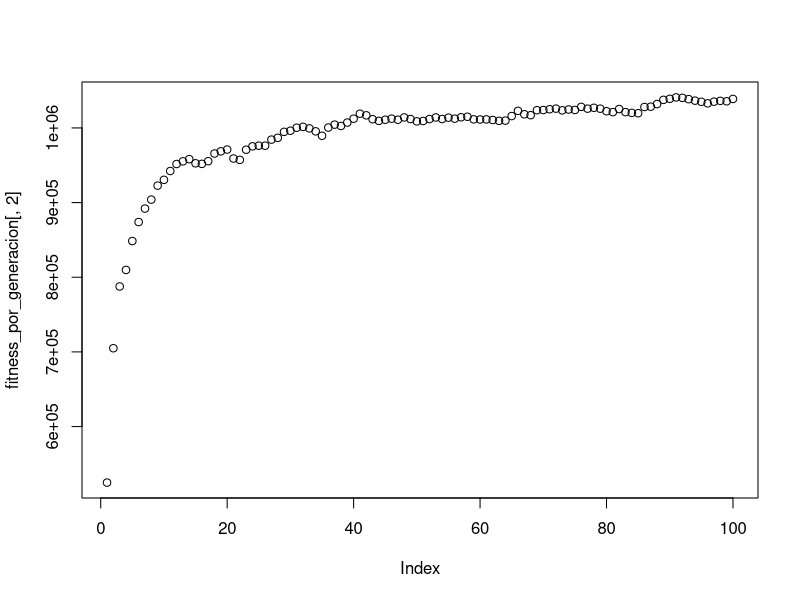
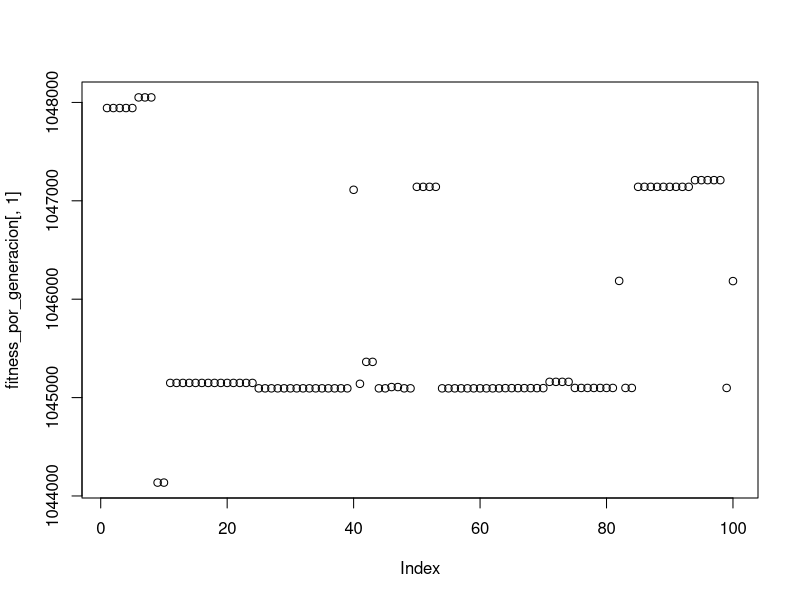

R code for these plots, in order:
#///////////////
#CONFIGURACIONES
#///////////////
poblacion = 100;
tamano_del_cromosoma = 20;
pm = 0.001; #probabilidad de mutacion
pc = 0.1; #probabilidad de single-point crossover
generaciones = 100;
corridas = 1;
cantidad_de_esquemas = 10;

#///////////////////////
#COMIENZAN LAS FUNCIONES
#///////////////////////

#------------------
#Funcion de fitness
#------------------
calcular_fitness <- function(cromosoma){
	return (binario_a_decimal(cromosoma));	
}

#-------------------
#Funcion de mutacion
#-------------------
mutar <- function(cromosoma, pm){
	#Muta un bit del cromosoma con probabilidad pm
	if(runif(1) <= pm){
		#Elije un locus al azar y lo invierte
		posicion = sample(1:length(cromosoma), 1);
		if(cromosoma[posicion]){
			cromosoma[posicion] = 0;
		}else{
			cromosoma[posicion] = 1;
		}

	}
	return (cromosoma);
}

#--------------------
#Funcion de crossover
#--------------------
cruzar <- function(cromosomas_padres, pc){
	#Creamos los hijos
	cromosomas_hijos = cromosomas_padres; 

	#Hace crossover entre dos cromosomas con probabilidad pc
	if(runif(1) <= pc){
		#Elije un locus desde donde empezar a cruzar
		posicion = sample(1:length(cromosomas_padres[1,]), 1);
		cromosomas_hijos[1, 1:posicion] = cromosomas_padres[2, 1:posicion];
		cromosomas_hijos[2, 1:posicion] = cromosomas_padres[1, 1:posicion];
	}
	return (cromosomas_hijos);
}

#-----------------------------------------------------
#Funcion que elige una pareja en funcion de su fitness
#-----------------------------------------------------
elegir_pareja <- function(fitness){

	#VER COMO IMPLEMENTAR LA FUNCION SAMPLE EN C!
	return (sample(1:length(fitness), 2, replace=FALSE, prob=(fitness/sum(fitness))));
}

#---------------------------------------
#Funcion para pasar de binario a decimal
#---------------------------------------
binario_a_decimal <- function(binario) {
	decimal = 0;
	longitud = length(binario);
	for(i in 1:longitud){
		decimal = decimal + (binario[i] * 2^(longitud - i));
	}
	return(decimal);
}

#--------------------------------------------
#Funcion para machear esquemas con cromosomas
#--------------------------------------------
comparar_cromosomas_con_esquemas <- function(cromosomas, esquemas){
	macheos = matrix(0, ncol=nrow(esquemas));

	#Vamos a chequear todos los cromosomas
	for(cromosoma in 1:nrow(cromosomas)){

		#Contra todos los esquemas
		for(esquema in 1:nrow(esquemas)){

			#Posicion por posicion
			machea = TRUE;#Bandera de comparacion	
			for(posicion in 1:length(esquemas[esquema])){

				if(esquemas[esquema][posicion] != 2){ #2 es el comodin

					if(esquemas[esquema][posicion] != cromosomas[cromosoma][posicion]){
						machea = FALSE;
						break;	
					}

				}

			}
			if(machea) macheos[esquema] = macheos[esquema] + 1;

		}

	}

	return (macheos);
}

#////////////////////
#COMIENZA EL PROGRAMA
#////////////////////

#Genera esquemas al azar
esquemas = matrix(sample(0:2, cantidad_de_esquemas*tamano_del_cromosoma, replace=TRUE), ncol=tamano_del_cromosoma);

#Indica cuantos esquemas se machearon en cada generacion
esquemas_por_generacion = matrix(0, ncol=cantidad_de_esquemas, nrow=generaciones)

#Matriz en blanco que va a guardar los cromosomas de la poblacion nueva despues de cada corrida
cromosomas_nuevos = matrix(0, ncol=tamano_del_cromosoma, nrow=poblacion);

#Matriz que guarda el fitness de cada cromosoma
fitness = matrix(0, ncol=1, nrow=poblacion);

#Guarda el mejor fitness (col 1) y el promedio (col 2) de cada generacion
fitness_por_generacion = matrix(0, ncol=2, nrow=generaciones);

#Comienzan las corridas
for(corrida in 1:corridas){

	#Genera los cromosomas binarios al azar de la corrida
	cromosomas = matrix(sample(0:1, poblacion*tamano_del_cromosoma, replace=TRUE), ncol=tamano_del_cromosoma);

	#Generando las generaciones
	for(generacion in 1:generaciones){

		esquemas_por_generacion[generacion, ] = comparar_cromosomas_con_esquemas(cromosomas, esquemas);

		#Calcula el fitness de los cromosomas
		for(cromosoma in 1:poblacion){
			fitness[cromosoma] = calcular_fitness(cromosomas[cromosoma, ]);
		}	
		print(mean(fitness));

		#Cruza los cromosomas de acuerdo a su fitness. Cuanto mas fitness mas probabilidad de cruza. 
		#Elige poblacion/2 parejas
		pareja_actual = 1; #Indice de la nueva pareja en cada cruza
		cruzas = c(1: as.integer(poblacion/2));
		for(cruza in cruzas){
			#Elige la pareja a cruzar
			pareja = elegir_pareja(fitness);
			#La cruza y genera dos hijos
			hijos = cruzar(cromosomas[pareja, ], pc);
			#Asigna a la nueva poblacion los dos hijos
			cromosomas_nuevos[pareja_actual, ] = hijos[1, ];
			cromosomas_nuevos[pareja_actual+1, ] = hijos[2, ];
			#Agrega dos al indice de nuevas parejas
			pareja_actual = pareja_actual + 2;
		}
	
		#Asignamos la nueva poblacion como la poblacion actual
		cromosomas = cromosomas_nuevos;

		#Mutamos los nuevos cromosomas
		for(cromosoma in 1:poblacion){
			cromosomas[cromosoma, ] = mutar(cromosomas[cromosoma, ], pm);
		}

		#Guarda el mejor fitness y el promedio
		fitness_por_generacion[generacion, 1] = max(fitness);
		fitness_por_generacion[generacion, 2] = mean(fitness);
		
	}
}

#Muestra los mejores fitness
graphics.off();
plot(fitness_por_generacion[, 2]);
dev.new();
plot(fitness_por_generacion[, 1]);
print(esquemas_por_generacion);
